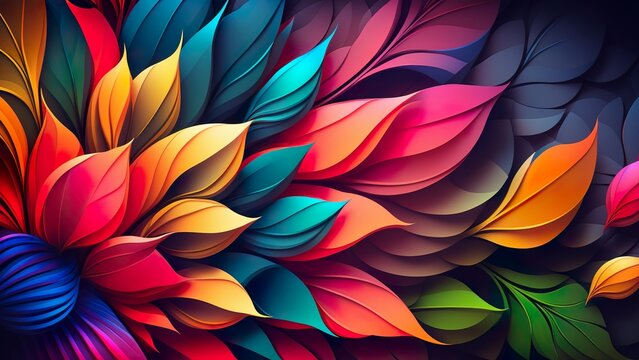
#> input picture 6_Deep Learning/4_Digital Image Processing/1_Playing with Images/images/sample_image.jpg, 639 x 360 px
$ jupyter execute 2_image_formats_conversion.ipynb   (shell and % lines are left out)
#> lines starting #> are read from the running program, lines starting #| are printed output that depends on the picture
# Conversion of an image into different formats

## Import libraries

[cell 1]
# Importing modules from skimage to read and display images
import skimage
from skimage.io import imshow, imread, imsave
from skimage.color import rgb2gray, rgba2rgb
import numpy as np
import pandas as pd
import cv2

import matplotlib.pyplot as plt

import warnings
warnings.filterwarnings('ignore')

print('skimage version:', skimage.__version__)

## Loading an RGB image

[cell 2]
# reading the image using its path
image = imread('images/sample_image.jpg')
#> image is the input picture: shape (360, 639, 3); mean R, G, B 102.2, 56.2, 66.9

# Checking shape of image
print('Shape of the RGB image:', image.shape)
#| Shape of the RGB image: (360, 639, 3)

# Plotting the image
imshow(image)

## Loading RGBA image

[cell 3]
# loading image using imread
image_rgba = imread('images/mid_alpha.png')
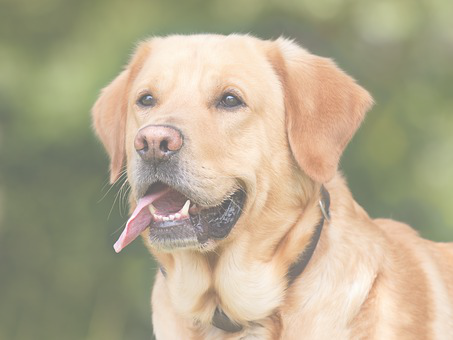
#> input picture 6_Deep Learning/4_Digital Image Processing/1_Playing with Images/images/mid_alpha.png, 453 x 340 px
#> image_rgba is the input picture: shape (340, 453, 4); mean R, G, B, A 136.4, 119.6, 76.2, 160

# Checking shape of image
print('Shape of the RGBA image:', image_rgba.shape)
#| Shape of the RGBA image: (340, 453, 4)

# Plotting the image
imshow(image_rgba)

## Converting RGBA to RGB

[cell 4]
# converting rgba to rgb
image_rgb = rgba2rgb(image_rgba)

# Checking shape of image
print('Shape of the RGB image:', image_rgb.shape)
#| Shape of the RGB image: (340, 453, 3)

# Plot the image
imshow(image_rgb)

## Converting RGB to grayscale image

[cell 5]
# converting rgb to gray
image_gray = rgb2gray(image)
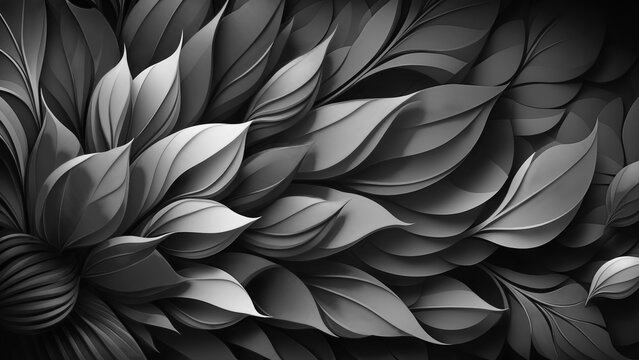
#> image_gray: shape (360, 639) float64; min 0, max 0.992, mean 0.262

# Checking shape of image
print('Shape of the grayscale image:', image_gray.shape)
#| Shape of the grayscale image: (360, 639)

# Plotting the image
imshow(image_gray)
